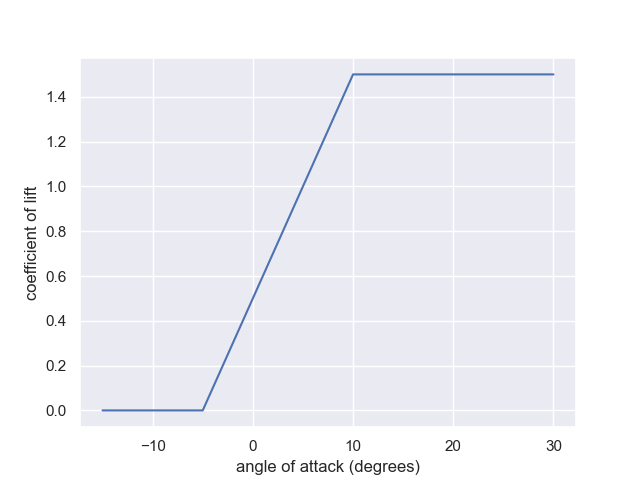

The script that saved this image:
import seaborn as sns
import matplotlib.pyplot as plt
import numpy as np
from angle_of_attack import coefficient_of_lift

sns.set_theme(style="darkgrid")

# make data
x = np.linspace(-15, 30, 100)
y = [coefficient_of_lift(angle) for angle in x]

sns.lineplot(x="angle of attack (degrees)", y="coefficient of lift", data={
             "angle of attack (degrees)": x, "coefficient of lift": y})

plt.savefig("plot_angle_of_attack.png")